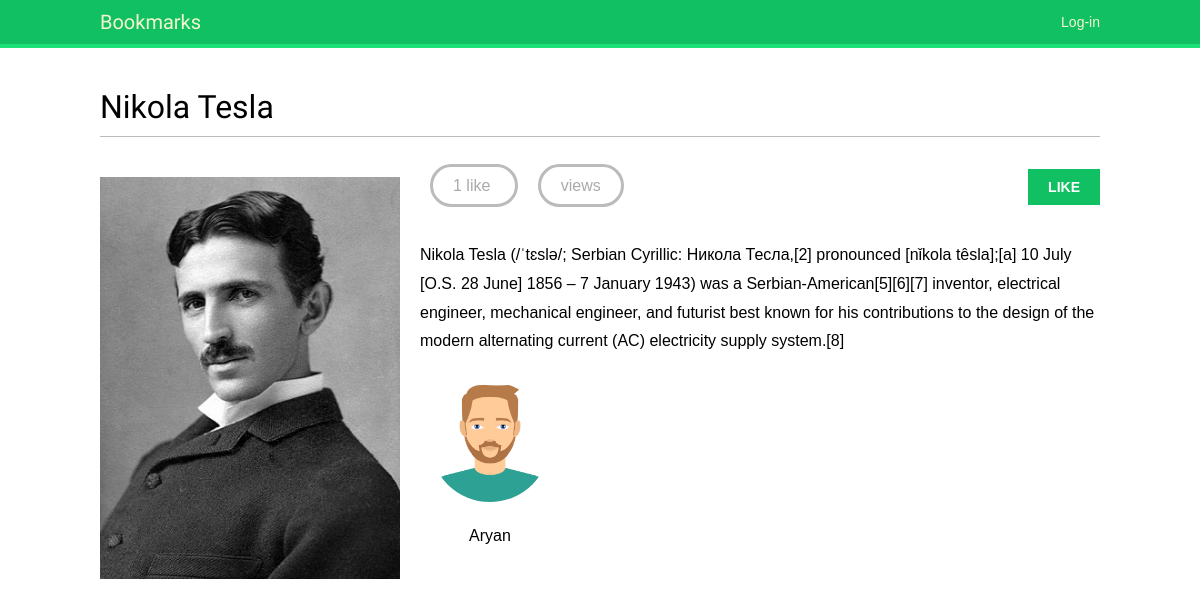
The app's page /images/detail/2/nikola-tesla/ with its own data.
### images/models.py (models this page shows, shortened)
class Image(models.Model):
    user = models.ForeignKey(settings.AUTH_USER_MODEL,
                             related_name='images_created',
                             on_delete=models.CASCADE)
    title = models.CharField(max_length=200)
    slug = models.SlugField(max_length=200,
                            blank=True)
    url = models.URLField(max_length=2000)
    image = models.ImageField(upload_to='images/%Y/%m/%d/')
    description = models.TextField(blank=True)
    created = models.DateField(auto_now_add=True)
    users_like = models.ManyToManyField(settings.AUTH_USER_MODEL,
                                        related_name='images_liked',
                                        blank=True)
    total_likes = models.PositiveIntegerField(default=0)
    class Meta:
        indexes = [
            models.Index(fields=['-created']),
            models.Index(fields=['-total_likes']),
        ]
        ordering = ['-created']

### account/models.py (models this page shows, shortened)
class Profile(models.Model):
    user = models.OneToOneField(settings.AUTH_USER_MODEL,
                                on_delete=models.CASCADE)
    date_of_birth = models.DateField(blank=True, null=True)
    photo = models.ImageField(upload_to='users/%Y/%m/%d/',
                              blank=True)

### images/views.py (the view)
def image_detail(request, id, slug):
    image = get_object_or_404(Image, id=id, slug=slug)
    total_views = r.incr(f'image:{image.id}:views')
    r.zincrby('image_ranking', 1, image.id)
    return render(request,
                  'images/image/detail.html',
                  {'section': 'images',
                   'image': image,
                   'total_views': total_views})

### images/templates/images/image/detail.html (shortened to what this page needs)
{% extends "base.html" %}
{% block content %}
  <h1>{{ image.title }}</h1>
  {% load thumbnail %}
  <a href="{{ image.image.url }}">
    <img src="{% thumbnail image.image 300x0 %}" class="image-detail">
  </a>
  {% with total_likes=image.users_like.count users_like=image.users_like.all %}
    <div class="image-info">
      <div>
        <span class="count">
          <span class="total">{{ total_likes }}</span>
          like{{ total_likes|pluralize }}
        </span>
        <span class="count">
          {{ total_views }} view{{ total_views|pluralize }}
        </span>
        <a href="#" data-id="{{ image.id }}" data-action="{% if request.user in users_like %}un{% endif %}like"
    class="like button">
          {% if request.user not in users_like %}
            Like
          {% else %}
            Unlike
          {% endif %}
        </a>
      </div>
      {{ image.description|linebreaks }}
    </div>
    <div class="image-likes">
      {% for user in users_like %}
        <div>
          {% if user.profile.photo %}
            <img src="{{ user.profile.photo.url }}">
          {% endif %}
          <p>{{ user.first_name }}</p>
        </div>
      {% empty %}
        Nobody likes this image yet.
      {% endfor %}
    </div>
  {% endwith %}
{% endblock %}

### account/templates/base.html (shortened to what this page needs)
{% load static %}
<!DOCTYPE html>
<html>
<head>
  <link href="{% static "css/base.css" %}" rel="stylesheet">
</head>
<body>
  <div id="header">
    <span class="logo">Bookmarks</span>
    <span class="user">
      {% if request.user.is_authenticated %}
        Hello {{ request.user.first_name|default:request.user.username }},
        <a href="{% url "logout" %}">Logout</a>
      {% else %}
        <a href="{% url "login" %}">Log-in</a>
      {% endif %}
    </span>
  </div>
  <div id="content">
    {% block content %}
    {% endblock %}
  </div>
</body>
</html>

### account/static/css/base.css (style rules this page uses)
body { margin:0; padding:0; font-family:helvetica, sans-serif; }
p { line-height: 1.8; }
a { color:#12c064; text-decoration:none; }
h1, h2, h3, h4, h5 , h6 { font-family: 'Muli', sans-serif; font-weight:normal; }
h1 { border-bottom:1px solid #bbb; padding:0 0 10px 0; margin:10px 0 20px 0; }
#header { padding:10px 100px; font-size:14px; background:#12c064; color:#fff; border-bottom:4px solid #1cdf78; overflow:auto; }
#header .logo { font-family: 'Muli', sans-serif; float:left; color:#f3f7cc; font-size:20px; margin-right:10%; }
#header a { color:#f3f7cc; }
#header .user { float:right; padding-top:4px; }
#content { padding:30px 100px; }
input[type=submit], a.button { font-weight:bold; background:#12c064; color:#fff; padding:10px 20px; font-size:14px; text-transform:uppercase; }
.image-preview, .image-detail { max-width:300px; float:left; margin:0 20px 20px 0; }
.image-detail { margin-top:20px; }
.image-info div { padding:20px 0; overflow:auto; }
.count { color:#aaa; border:3px solid #bbb; border-radius:26px; padding:10px 20px; margin:20px 10px 0; }
a.like, a.follow { float:right; margin-top:-8px; }
.image-likes div { float:left; width:auto; padding:10px; text-align:center; }
.image-likes img { width:120px; height:120px; border-radius:50%; }

### records on screen
Image: title "Nikola Tesla", image (picture), description "Nikola Tesla (/ˈtɛslə/; Serbian Cyrillic: Никола Тесла,[2] pronounced [nǐkola têsla];[a] 10 July [O.S. 28 June] 1856 – 7 January 1943) was a Serbian-American[5][6][7] inventor, electrical engineer, mechanical engineer, and futurist best known for his contributions to the design of the modern alternating current (AC) electricity supply system.[8]"

### other values on screen
{{ total_likes }} "1"
{{ user.first_name }} "Aryan"
